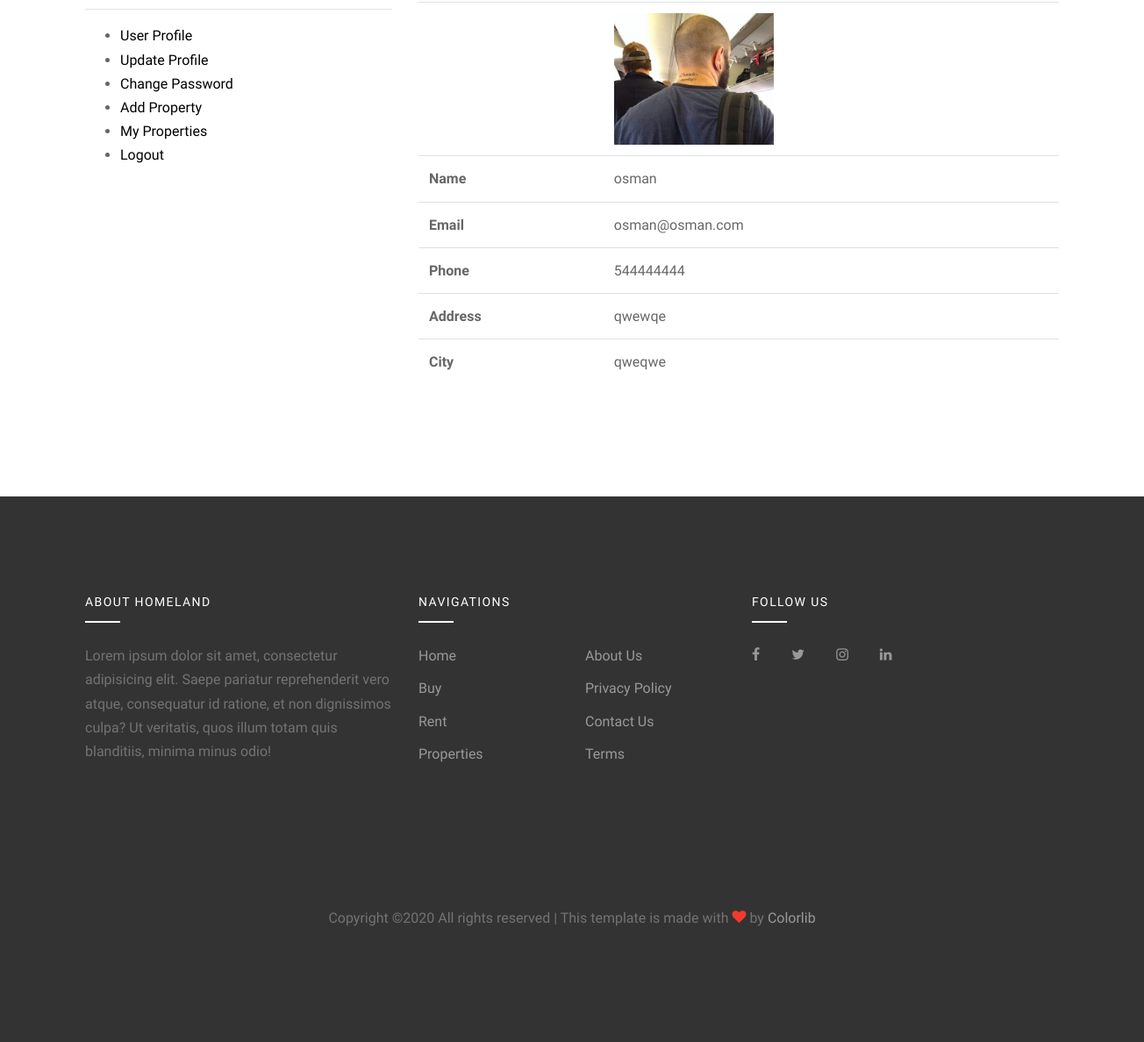
The page /user/ (signed in, lower part) on the database as committed earlier.
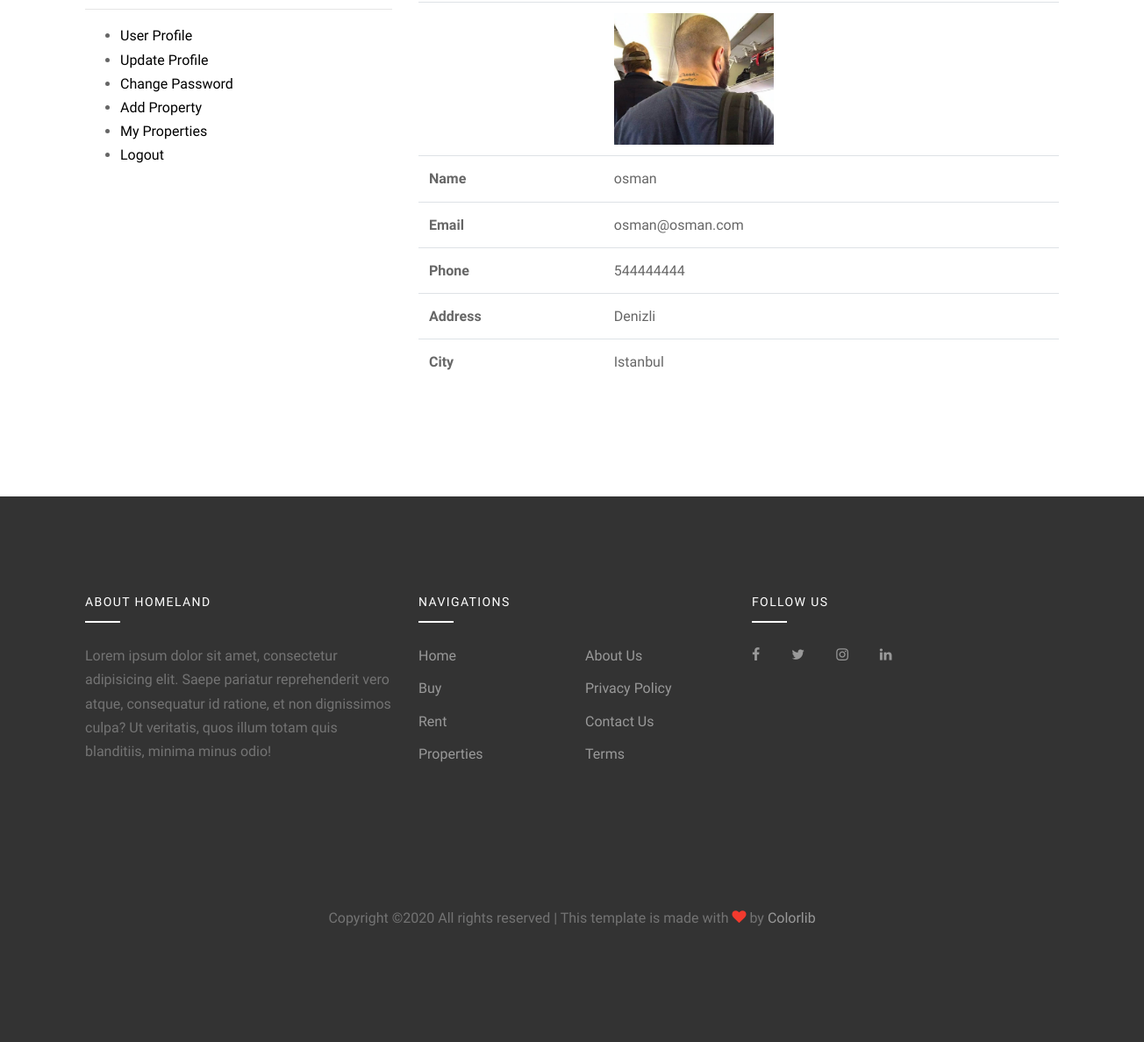
The same page on the database as committed later.
### home/models.py (models this page shows, shortened)
class UserProfile(models.Model):
    user = models.OneToOneField(User, on_delete=models.CASCADE)
    phone = models.CharField(blank=True, max_length=20)
    address = models.CharField(blank=True, max_length=20)
    city = models.CharField(blank=True, max_length=20)
    country = models.CharField(blank=True, max_length=20)
    image = models.ImageField(blank=True, upload_to='images/users/')
    def user_name(self):
        return self.user.username
    def image_tag(self):
        return mark_safe('<img src="{}" height="50"/>'.format(self.image.url))
    image_tag.short_description = 'Image'

### user/views.py (the view)
# urls.py: path('', views.index, name='index'),
def index(request):
    category = Category.objects.all()
    current_user = request.user
    profile = UserProfile.objects.get(user_id=current_user.id)
    context = {
        'category' : category,
        'profile' : profile,
    }
    return render(request,'user_profile.html',context)

### user/templates/user_profile.html (shortened to what this page needs)
{% extends "homebase.html" %}
{% load static %}
{% block content %}
    <div class="site-section">
      <div class="container">
        <div class="row">
          <div class="col-md-4"  data-aos="fade-up" data-aos-delay="200">
            <div class="site-section-title">
              <hr>
            </div>
              <ul class="dropdown">
                  <li><a href="/user" class="text-black">User Profile</a></li>
                  <li><a href="/user/update/" class="text-black">Update Profile</a></li>
                  <li><a href="/user/password/" class="text-black">Change Password</a></li>
                  <li><a href="/property" class="text-black">Add Property</a></li>
                  <li><a href="" class="text-black">My Properties</a></li>
                  <li><a href="/logout" class="text-black">Logout</a></li>
              </ul>
          </div>
          <div class="col-md-8" data-aos="fade-up" data-aos-delay="100">
              <table class="table">
                  <tr>
                      <th class="text-left"></th>
                      <td class="text-left"><img src="{{ profile.image.url }}" height="150"></td>
                  </tr>
                  <tr>
                      <th class="text-left">Name</th>
                      <td class="text-left">{{ profile.user_name }}</td>
                  </tr>
                  <tr>
                      <th class="text-left">Email</th>
                      <td class="text-left">{{ profile.user.email }}</td>
                  </tr>
                  <tr>
                      <th class="text-left">Phone</th>
                      <td class="text-left">{{ profile.phone }}</td>
                  </tr>
                  <tr>
                      <th class="text-left">Address</th>
                      <td class="text-left">{{ profile.address }}</td>
                  </tr>
                  <tr>
                      <th class="text-left">City</th>
                      <td class="text-left">{{ profile.city }}</td>
                  </tr>
              </table>
          </div>
        </div>
      </div>
    </div>
{% endblock %}

Rows that differ between the two databases and show on the page:
changed UserProfile "osman": address "qwewqe" → "Denizli"; city "qweqwe" → "Istanbul"
